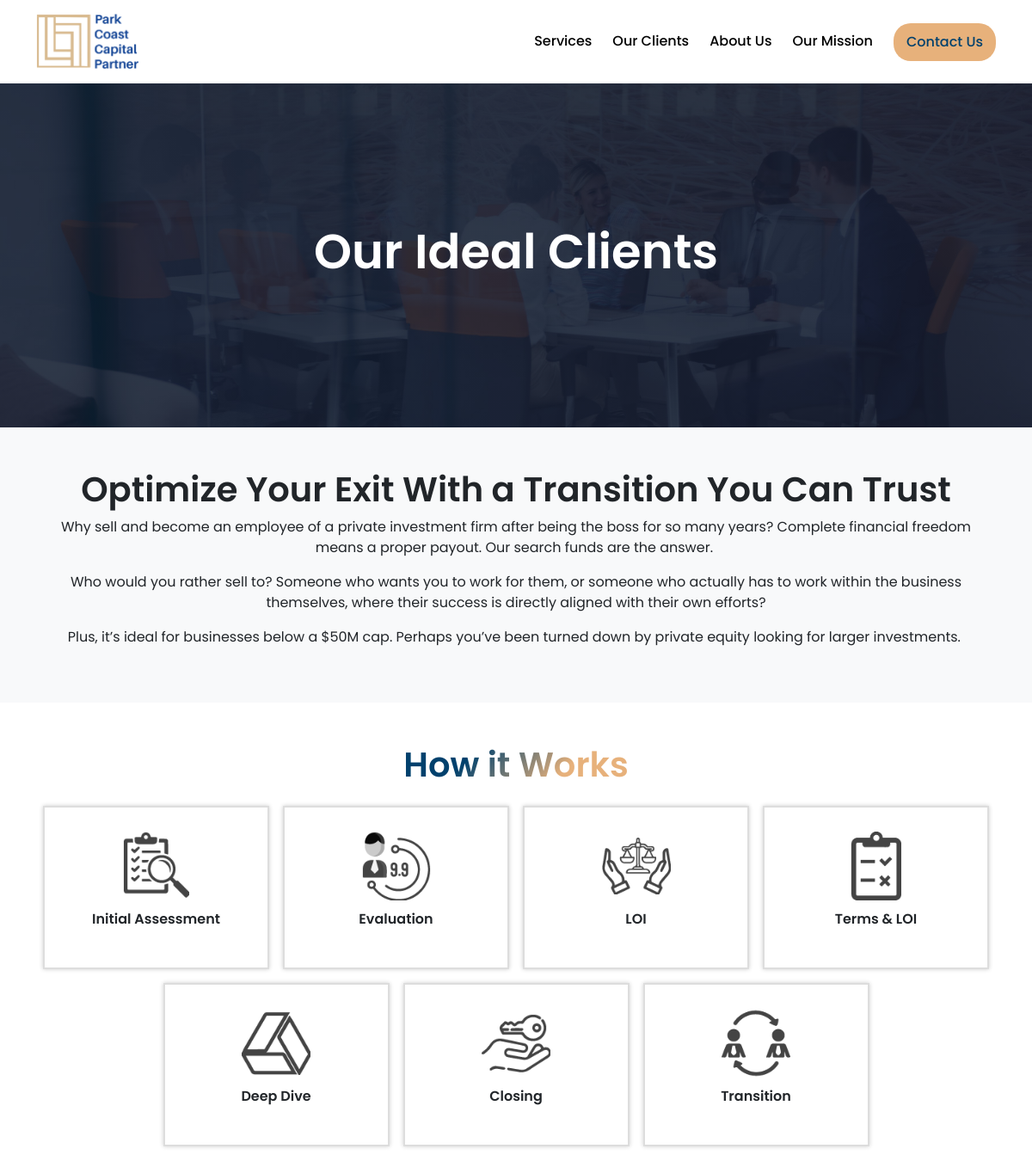
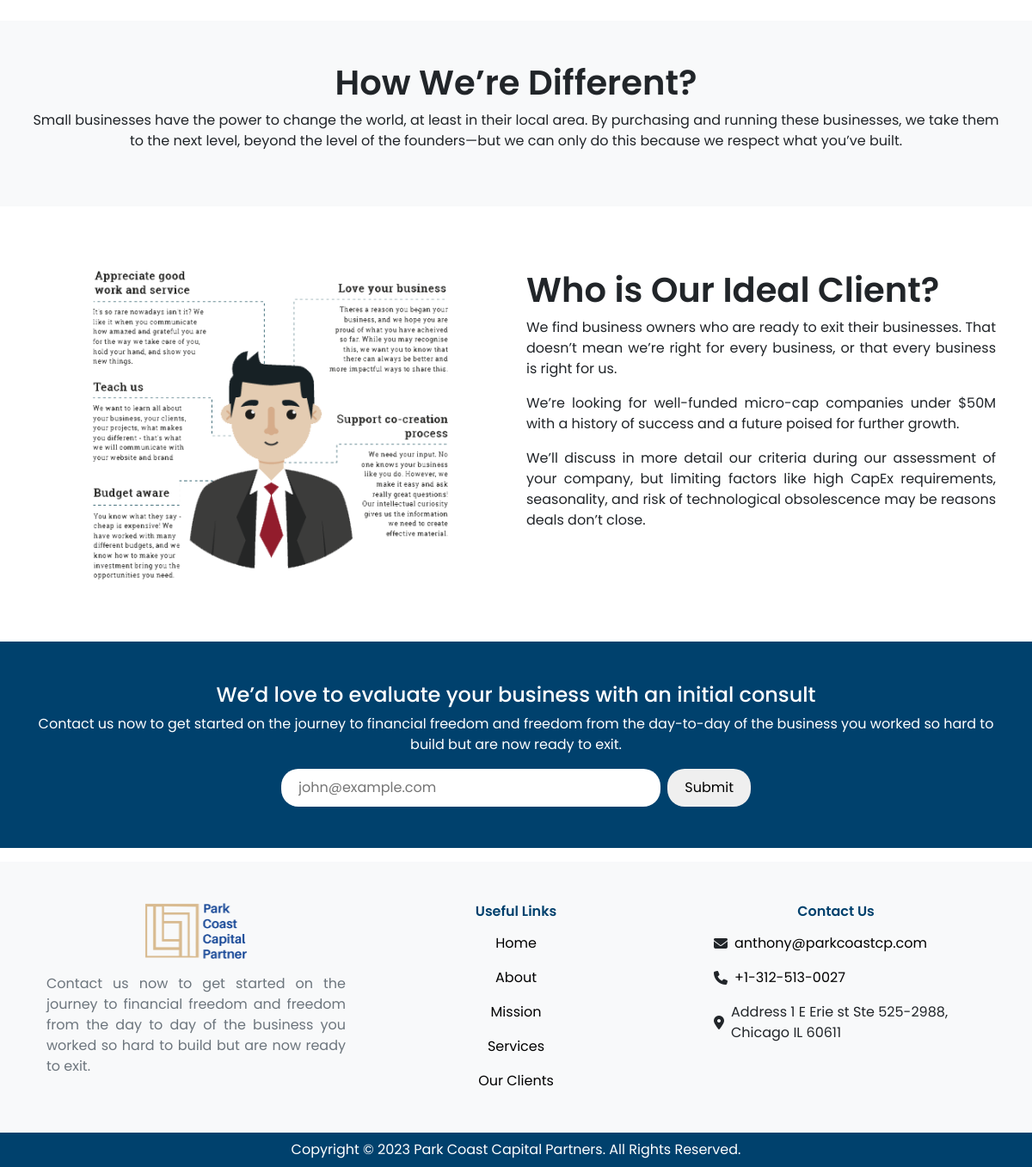
Page /our-client/ on the committed database (2 pictures, top to bottom).
### home/models/homepagecontent_model.py (models this page shows)
class HomePageContent(models.Model):
    logo = models.ImageField(upload_to="home/logo")
    newsletter_title = models.CharField(max_length=100)
    newsletter_description= models.CharField(max_length=255)
    class Meta:
        verbose_name_plural = "Home Page "

### ourclient/models.py (models this page shows, shortened)
class ClientPageBanner(models.Model):
    banner_image = models.ImageField(upload_to='client_banner/images')
    title = models.CharField(max_length=100)
    how_it_work_title = models.CharField(max_length=255)
    class Meta:
        verbose_name_plural = "Our Client"

class ClientPageSectionOne(models.Model):
    title = models.CharField(max_length=100)
    title_description = RichTextField()
    client = models.ForeignKey(ClientPageBanner,on_delete=models.CASCADE,null=True, blank=True)
    class Meta:
        verbose_name_plural = "Section 1"

class ClientsHowItWorks(models.Model):
    icon = models.ImageField(upload_to="home/customer_love")
    text = models.CharField(max_length=250)
    client = models.ForeignKey(ClientPageBanner,on_delete=models.CASCADE,null=True, blank=True)
    class Meta:
        verbose_name_plural = 'How It Works'

class ClientPageSectionThree(models.Model):
    title = models.CharField(max_length=100)
    title_description = RichTextField()
    client = models.ForeignKey(ClientPageBanner,on_delete=models.CASCADE,null=True, blank=True)
    class Meta:
        verbose_name_plural = "Section 3"

class ClientPageSectionFour(models.Model):
    title = models.CharField(max_length=100)
    title_description = RichTextField()
    image = models.ImageField(upload_to='client-section-2/images')
    client = models.ForeignKey(ClientPageBanner,on_delete=models.CASCADE,null=True, blank=True)
    class Meta:
        verbose_name_plural = "Section 4"

### home/models/homefooter_model.py (models this page shows, shortened)
class Footer(models.Model):
    footer_logo = models.ImageField(upload_to="home/logo")
    footer_description = models.CharField(max_length=2000 )
    office_address  = models.CharField(max_length=2000 )
    phone_no        = models.CharField(max_length=1000)
    email           = models.EmailField()
    home = models.ForeignKey('home.HomePageContent',on_delete=models.CASCADE, null=True, blank=True)
    class Meta:
        verbose_name_plural = 'Footer'

### ourclient/views.py (the view, shortened to what this page needs)
# urls.py: path('our-client/', OurClients.as_view(), name='our-client' ),
class OurClients(View):
    def get(self,request):
        client_banner = ClientPageBanner.objects.last()
        client_section_one = ClientPageSectionOne.objects.last()
        client_section_three = ClientPageSectionThree.objects.last()
        client_how_it_work = ClientsHowItWorks.objects.all()
        client_section_four = ClientPageSectionFour.objects.last()
        home_page_footer = Footer.objects.last()
        home_page_content = HomePageContent.objects.last()
        home_page_services = ServicesParagraph.objects.all()
        form = NewsletterForm()
        context = {}
        context['home_page_footer'] = home_page_footer
        context['client_banner'] = client_banner
        context['home_page_content'] = home_page_content
        context['home_page_services'] = home_page_services
        context['client_section_one'] = client_section_one
        context['client_section_three'] = client_section_three
        context['client_how_it_work'] = client_how_it_work
        context['client_section_four'] = client_section_four
        context['form'] = form
        return render(request , 'clients.html' , context)

### home/forms.py
class NewsletterForm(ModelForm):
    email = forms.EmailField(widget=forms.EmailInput(attrs={'id': 'newsletter-input-field', 'placeholder':'john@example.com'}) , label='')
    class Meta:
        model = HomePageNewsLetter
        fields = ['email']

### ourclient/templates/clients.html (shortened to what this page needs)
{% extends 'base.html' %}
{% load static %}
{% block css %}
<link rel="stylesheet" href="{% static 'css/ourClients/main.css' %}" />
{% endblock css%}
{% block content %}
{% if client_banner.banner_image %}
<div class="container-fluid p-0" id="hero-banner-container"
  style="background-image: url({{client_banner.banner_image.url}});">
  {% endif %}
  <div class="overlay-bg d-flex align-items-center justify-content-center">
    <h1 class="text-white">{{client_banner.title}}</h1>
  </div>
</div>
<div class="container-fluid bg-light">
  <div class="container py-5 content-section">
    <h2 class="text-center">{{client_section_one.title}}</h2>
    <div>
      {{client_section_one.title_description|safe}}
    </div>
  </div>
</div>
<div class="container my-5" id="how-it-works-container">
  <h2 class="text-center mb-4">
    <span class="text-gradient">{{client_banner.how_it_work_title}}</span>
  </h2>
  <div class="row justify-content-center mx-0 row-gap-2 row-gap-sm-3">
    {% for content in client_how_it_work %}
    <div class="col-card col-6 col-sm-4 col-lg-3 px-1 px-md-2">
      <div class="box-card">
        {% if content.icon %}
        <img class="img-box" src="{{content.icon.url}}" alt="">
        {% endif %}
        <p class="text-center fw-600">{{content.text}}</p>
      </div>
    </div>
    {% endfor %}
  </div>
</div>
<div class="container-fluid bg-light my-5">
  <div class="container py-5 px-0 content-section">
    <h2 class="text-center">{{client_section_three.title}}</h2>
    <div>
      {{client_section_three.title_description|safe}}
    </div>
  </div>
</div>
<div class="container my-5">
  <div class="row">
    {% if client_section_four.image %}
    <div class="col-12 col-lg-6 order-2 order-lg-1">
      <div class="grid-img">
        <img src="{{client_section_four.image.url}}" alt="">
      </div>
    </div>
    {% endif %}
    <div
      class="col-12 col-lg-6 content-section d-flex flex-column align-items-start justify-content-center order-1 order-lg-2 mb-3 mb-lg-0">
      <h2>{{client_section_four.title}}</h2>
      <div>
        {{client_section_four.title_description|safe}}
      </div>
    </div>
  </div>
</div>
<div class="container-fluid px-0 px-sm-2 px-md-3 py-3 py-sm-4 py-md-5 px-0" id="newsletter-container">
  <div class="container p-0" id="newsletter-wrapper">
    <div class="row justify-content-center mx-auto">
      <div class="col-12 mb-3 text-center">
        <h4 class="text-white">{{ home_page_content.newsletter_title }}</h4>
        <div class=" newsletter-description text-white mb-0 mx-auto">
          {{ home_page_content.newsletter_description }}
        </div>
      </div>
      <div class="col-12 col-md-8 col-lg-6 form-input-box">
        <form class="d-flex align-items-center flex-md-nowrap gap-2" method="post" id="newsletter-form">
          {{form.email}}
          <button type="submit" id="newsletter-submit-btn">Submit</button>
        </form>
      </div>
    </div>
  </div>
</div>
{% endblock content %}

### templates/base.html (shortened to what this page needs)
<!DOCTYPE html>
{% load static %}
<html lang="en">
<head>
  <link href="https://cdn.jsdelivr.net/npm/bootstrap@5.3.0-alpha1/dist/css/bootstrap.min.css" rel="stylesheet"
 />
  <link rel="stylesheet" href="https://cdn.jsdelivr.net/npm/swiper@8/swiper-bundle.min.css" />
  <link rel="stylesheet" href="{% static 'css/common/globals.css' %}" />
  {% block css %}
  {% endblock css %}
</head>
<body>
  <div id="navbar">
    <div class="container d-flex align-items-center justify-content-between">
      <div class="nav-logo">
        <a href="{% url 'home' %}" class="text-decoration-none text-black">
          {% if home_page_content.logo %}
          <img class="w-100" src="{{home_page_content.logo.url}}" alt="logo" />
          {% endif %}
        </a>
      </div>
      <div class="nav-list-items d-none d-md-flex align-items-center justify-content-between gap-4">
        <h6 class="nav-list-item mb-0"><a href="{% url 'service' %}">Services</a></h6>
        <h6 class="nav-list-item mb-0"><a href="{% url 'our-client' %}">Our Clients</a></h6>
        <h6 class="nav-list-item mb-0"><a href="{% url 'about' %}">About Us</a></h6>
        <h6 class="nav-list-item mb-0"><a href="{% url 'mission' %}">Our Mission</a></h6>
        <a href="{% url 'contact' %}">
          <button class="contact-btn">
            Contact Us
          </button>
        </a>
      </div>
    </div>
  </div>
  {% block content %} {% endblock content %}
  <footer class="container-fluid bg-light py-5 mt-3" id="footer-container">
    <div class="container row mx-auto">
      <div class="col-12 col-lg mb-3 mb-lg-0 text-center">
        {% if home_page_footer.footer_logo %}
        <img class="logo-img img-fluid mb-3" src="{{ home_page_footer.footer_logo.url }}" alt="logo" />
        {% endif %}
        <p class="footer-company-info text-secondary mb-0" id="footer-text-info">
          {{ home_page_footer.footer_description }}
        </p>
      </div>
      <div class="col-12 col-sm-6 col-md d-flex flex-column align-items-center">
        <h6 class="title">Useful Links</h6>
        <div class="list-items pt-2 w-100 d-flex flex-column align-items-center">
          <p class="link">
            <a href="{% url 'home' %}" class="reset-link">Home</a>
          </p>
          <p class="link">
            <a href="{% url 'about' %}" class="reset-link">About</a>
          </p>
          <p class="link">
            <a href="{% url 'mission' %}" class="reset-link">Mission</a>
          </p>
          <p class="link">
            <a href="{% url 'service' %}" class="reset-link">Services</a>
          </p>
          <p class="link">
            <a href="{% url 'our-client' %}" class="reset-link">Our Clients</a>
          </p>
        </div>
      </div>
      <div class="col-12 col-sm-6 col-md d-flex flex-column align-items-center mt-5 mt-sm-0">
        <h6 class="title">Contact Us</h6>
        <ul class="list-items d-flex flex-column align-items-start pt-2">
          <li class="list-item-icon d-flex align-items-center gap-2">
            <i class="fa-solid fa-envelope"></i>
            <a class="reset-link" href="mailto: {{ home_page_footer.email }}">{{ home_page_footer.email }}</a>
          </li>
          <li class="list-item-icon d-flex align-items-center gap-2">
            <i class="fa-solid fa-phone"></i>
            <a class="reset-link" href="tel:{{ home_page_footer.phone_no }}">{{ home_page_footer.phone_no }}</a>
          </li>
          <li class="list-item-icon d-flex align-items-center gap-2">
            <i class="fa-solid fa-location-dot"></i>
            <p class="mb-0">{{ home_page_footer.office_address }}</p>
          </li>
        </ul>
      </div>
    </div>
  </footer>
  <footer class="bottom-footer p-2 text-center">
    <p class="mb-0 text-white">Copyright © 2023 Park Coast Capital Partners. All Rights Reserved.</p>
  </footer>
</body>
</html>

### static/css/common/globals.css (style rules this page uses)
* { margin: 0; padding: 0; box-sizing: border-box; font-family: "Poppins", sans-serif; }
.text-gradient { background: linear-gradient(315deg, var(--secondary) 30%, var(--primary) 70%); background-clip: text; -webkit-background-clip: text; -webkit-text-fill-color: transparent; }
h1, h2 { font-weight: 600; }
.fw-600 { font-weight: 600; }
.reset-link { text-decoration: none; color: initial; }
.overlay-bg { background: linear-gradient(rgba(0, 0, 0, 0.5), rgba(0, 0, 0, 0.5)); height: 100%; width: 100%; }
@media screen and (min-width: 1200px) { h1 { font-size: 56px; } }
@media screen and (min-width: 1200px) { h2 { font-size: 40px; } }
@media screen and (min-width: 1200px) { h4 { font-style: 30px; } }
@media screen and (min-width: 1200px) { h6 { font-style: 20px; } }

### static/css/ourClients/main.css (style rules this page uses)
#hero-banner-container { background-size: cover; background-repeat: no-repeat; background-position: center; height: 400px; margin-top: 97px; }
.content-section div, .content-section p { text-align: justify; }
.grid-img { min-height: 300px; height: auto; max-width: 100%; max-height: 500px; overflow: hidden; }
.grid-img > img { height: 100%; width: 100%; }

### static/css/common/navbar.css (style rules this page uses)
#navbar { background: white; width: 100%; z-index: 20; top: 0; position: absolute; box-shadow: none; }
#navbar > .container { padding: 16px 12px; }
.nav-list-item > a, .nav-list-item { text-decoration: none; color: black; border-bottom: 2px solid transparent; font-family: "Poppins", sans-serif; }
.nav-logo { width: 120px; }
.contact-btn { background: var(--secondary); padding: 10px 15px; border: none; border-radius: 20px; color: var(--primary); transition: 0.2s ease-in; font-weight: 500; }

### static/css/common/footer.css (style rules this page uses)
#footer-container .logo-img { width: 120px; }
.footer-company-info { text-align: justify; }
#footer-container .title { color: var(--primary); opacity: 1; font-weight: 600; }
#footer-container .list-items { gap: 1rem; }
#footer-container .list-items p, #footer-container .list-items .list-item-icon { margin-bottom: 0; }
.bottom-footer { background-color: var(--primary); }

### static/css/common/colors.css (style rules this page uses)
:root { --primary: #00416d; --primary-hover: #002c49; --secondary: #e7b17b; --secondary-shadow: rgb(232, 177, 0.4); }

### static/css/common/newsletter.css (style rules this page uses)
#newsletter-container { background: var(--primary); }
#newsletter-input-field { width: 100%; padding: 10px 20px; border: none; outline: none; border-radius: 20px; }
#newsletter-submit-btn { border: none; padding: 10px 20px; border-radius: 20px; }

### static/css/common/howItWorks.css (style rules this page uses)
#how-it-works-container .img-box { width: 80px; height: 80px; object-fit: contain; filter: saturate(0) grayscale(1); }
.col-card { height: 241px; }
.box-card { box-shadow: 0px 0px 5px rgba(0, 0, 0, 0.2); border: 2px solid #dddddd; height: 100%; display: flex; align-items: center; justify-content: center; flex-direction: column; row-gap: 10px; padding: 10px; }
@media screen and (max-width: 1200px) and (min-width: 991px) { .col-card { height: 190px; } }

### rows in the picture
HomePageContent: logo (picture), newsletter_title "We’d love to evaluate your business with an initial consult", newsletter_description "Contact us now to get started on the journey to financial freedom and freedom from the day-to-day of the business you worked so hard to build but are now ready to exit."
ClientPageBanner: banner_image (picture), title "Our Ideal Clients", how_it_work_title "How it Works"
ClientPageSectionOne: title "Optimize Your Exit With a Transition You Can Trust", title_description "Why sell and become an employee of a private investment firm after being the boss for so many years? Complete financial freedom means a proper payout. Our search funds are the answer. Who would you rather sell to? Someone who wants you to work for them, or someone who actually has to work within the business themselves, where their success is directly aligned with their own efforts? Plus, it’s ideal for businesses below a $50M cap. Perhaps you’ve been turned down by private equity looking for larger investments."
ClientsHowItWorks: icon (picture), text "Initial Assessment"
ClientsHowItWorks: icon (picture), text "Evaluation"
ClientsHowItWorks: icon (picture), text "LOI"
ClientsHowItWorks: icon (picture), text "Terms & LOI"
ClientsHowItWorks: icon (picture), text "Deep Dive"
ClientsHowItWorks: icon (picture), text "Closing"
ClientsHowItWorks: icon (picture), text "Transition"
ClientPageSectionThree: title "How We’re Different?", title_description "Small businesses have the power to change the world, at least in their local area. By purchasing and running these businesses, we take them to the next level, beyond the level of the founders—but we can only do this because we respect what you’ve built."
ClientPageSectionFour: image (picture), title "Who is Our Ideal Client?", title_description "We find business owners who are ready to exit their businesses. That doesn’t mean we’re right for every business, or that every business is right for us. We’re looking for well-funded micro-cap companies under $50M with a history of success and a future poised for further growth. We’ll discuss in more detail our criteria during our assessment of your company, but limiting factors like high CapEx requirements, seasonality, and risk of technological obsolescence may be reasons deals don’t close."
Footer: footer_logo (picture), footer_description "Contact us now to get started on the journey to financial freedom and freedom from the day to day of the business you worked so hard to build but are now ready to exit.", email "anthony@parkcoastcp.com", phone_no "+1-312-513-0027", office_address "Address 1 E Erie st Ste 525-2988, Chicago IL 60611"
